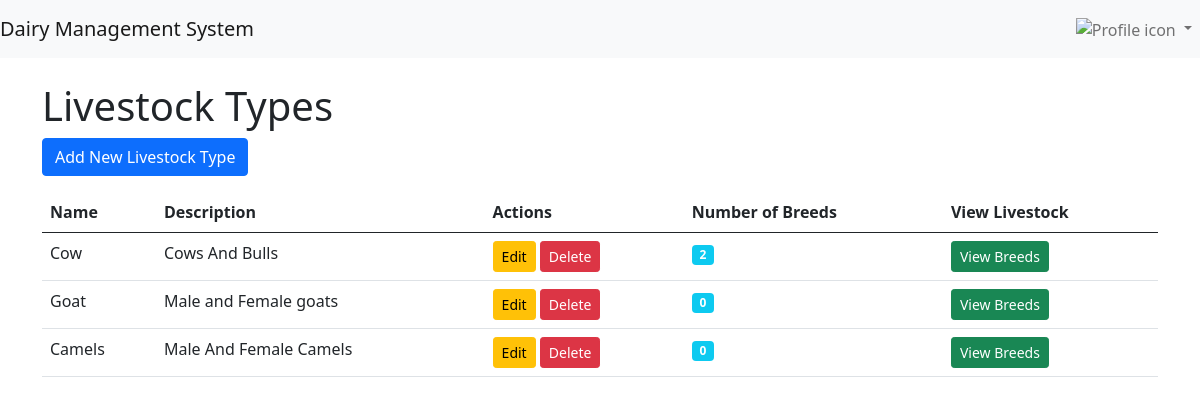
The page /data-management/livestock-type/ (signed in) on the database its author committed.
### data_management/models.py (models this page shows, shortened)
class LivestockType(models.Model):
    name = models.CharField(max_length=100, unique=True, verbose_name=_("Livestock Type"))
    description = models.TextField(blank=True, null=True, verbose_name=_("Description"))

### data_management/views.py (the view)
# urls.py: path('livestock-type/', LivestockTypeListView.as_view(), name='livestock_type_list'),
class LivestockTypeListView(ListView):
    model = LivestockType
    template_name = "livestock/livestock_type_list.html"
    context_object_name = "livestock_types"
    def get_queryset(self):
        return LivestockType.objects.prefetch_related("livestocks")

### data_management/templates/livestock/livestock_type_list.html (shortened to what this page needs)
{% extends 'users_management/base.html' %}
{% block content %}
    <h1>Livestock Types</h1>
    <a href="{% url 'data_management:create_livestock_type' %}" class="btn btn-primary mb-3">Add New Livestock Type</a>
    {% if livestock_types %}
        <table class="table">
            <thead>
                <tr>
                    <th>Name</th>
                    <th>Description</th>
                    <th>Actions</th>
                    <th>Number of Breeds</th>
                    <th>View Livestock</th>
                </tr>
            </thead>
            <tbody>
                {% for livestock_type in livestock_types %}
                    <tr>
                        <td>{{ livestock_type.name }}</td>
                        <td>{{ livestock_type.description }}</td>
                        <td>
                            <a href="{% url 'data_management:update_livestock_type' livestock_type.pk %}" class="btn btn-sm btn-warning">Edit</a>
                            <a href="{% url 'data_management:delete_livestock_type' livestock_type.pk %}" class="btn btn-sm btn-danger" onclick="return confirm('Are you sure you want to delete this type?');">Delete</a>
                        </td>
                        <td>
                            <span class="badge bg-info">{{ livestock_type.livestocks.count }}</span>
                        </td>
                        <td>
                            <a href="{% url 'data_management:livestock_list' %}?livestock_type={{ livestock_type.pk }}" class="btn btn-sm btn-success">View Breeds</a>
                        </td>
                    </tr>
                {% endfor %}
            </tbody>
        </table>
    {% else %}
        <p>No livestock types available.</p>
    {% endif %}
{% endblock %}

### rows shown on the page
LivestockType: name "Cow", description "Cows And Bulls", livestocks.count "2"
LivestockType: name "Goat", description "Male and Female goats", livestocks.count "0"
LivestockType: name "Camels", description "Male And Female Camels", livestocks.count "0"
